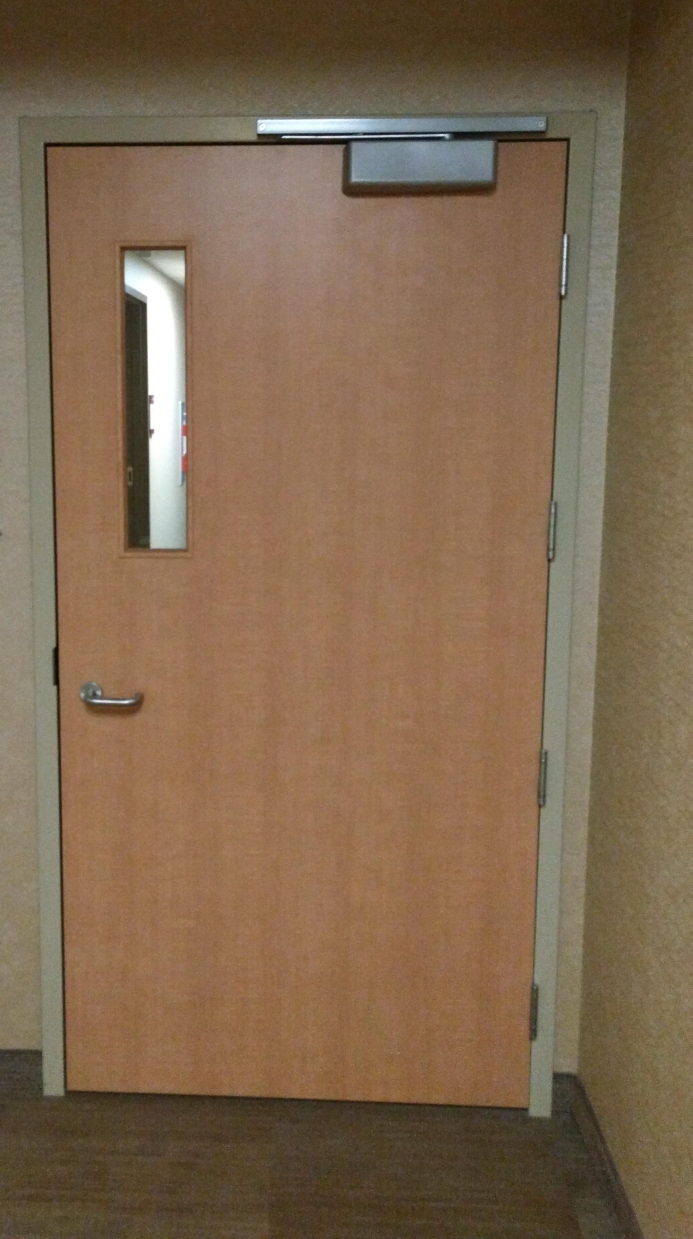
#> input picture door2.jpg, 2077 x 3717 px (shown at 1/3 size)
$ python corners.py
#> lines starting #> are read from the running program, lines starting #| are printed output that depends on the picture; after the words box and inside, x2 and y2 are one past the last pixel; in counts of white or black regions, pixels touching at a corner belong together
import cv2
import numpy as np

img =cv2.imread(r"door2.jpg")
#> img is the input picture: shape (3717, 2077, 3); mean B, G, R 79.2, 103.8, 127.5

img = cv2.resize(img, (0, 0), None, .25, .25)
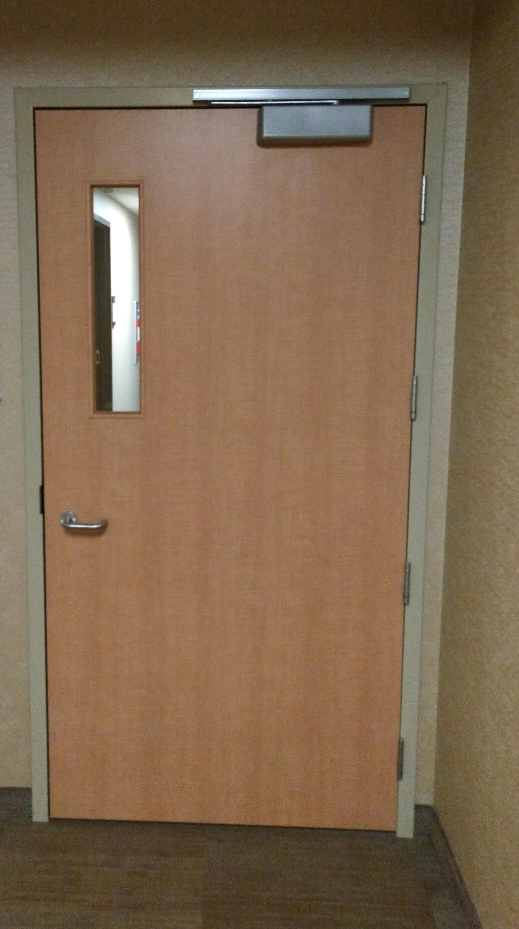
#> img: shape (929, 519, 3); mean B, G, R 79.3, 103.9, 127.6

gray = cv2.cvtColor(img,cv2.COLOR_BGR2GRAY)    #--- convert to grayscale
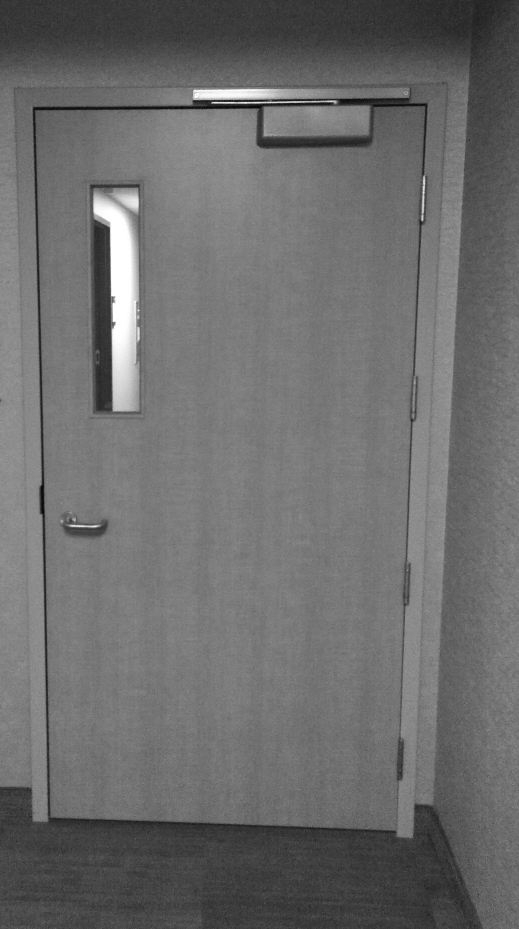
#> gray: shape (929, 519); min 8, max 255, mean 108.2

gaussian = cv2.GaussianBlur(gray, (5,5), 0.8)

th = cv2.adaptiveThreshold(gaussian,255,cv2.ADAPTIVE_THRESH_GAUSSIAN_C,\
            cv2.THRESH_BINARY,5,5)
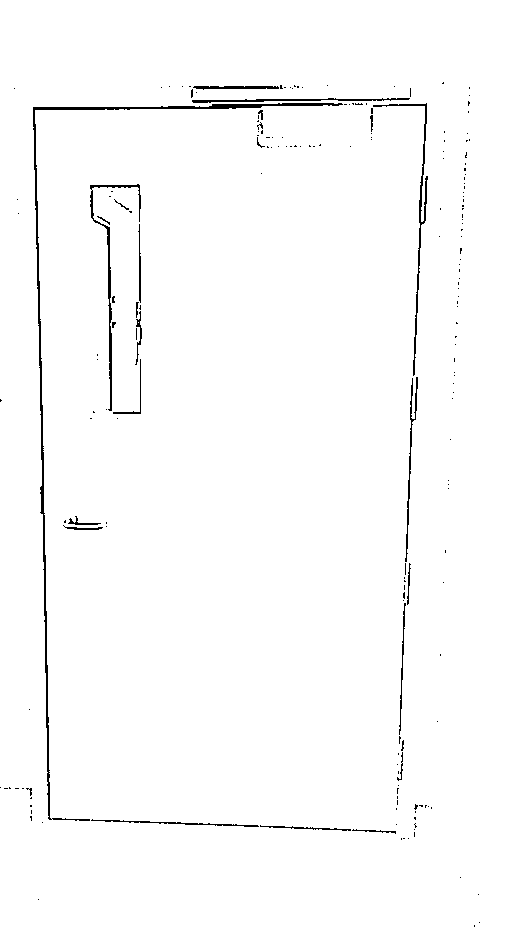
#> th: shape (929, 519); 98.5% white; black in thin lines or dots, all inside (x1, y1, x2, y2) = (0, 82, 480, 927)

edges = cv2.Canny(th,250,500)
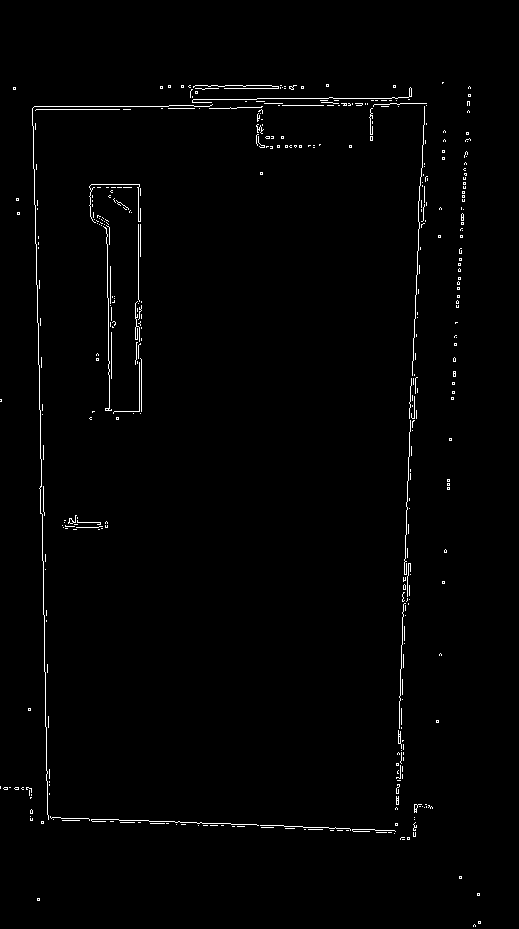
#> edges: shape (929, 519); 1.2% white in thin lines or dots, all inside (x1, y1, x2, y2) = (0, 82, 481, 927)

corners = cv2.goodFeaturesToTrack(edges, 10, 0.1, 100)
#> corners = [[319, 144], [442, 82], [398, 775], [405, 591], [137, 409], [138, 186], [68, 523], [112, 302], [30, 798], [411, 419]]
corners = np.int0(corners)

img2=img.copy()

for corner in corners:
    x,y = corner.ravel()
    cv2.circle(img,(x,y),3,255,-1)
#> this loop made 10 passes
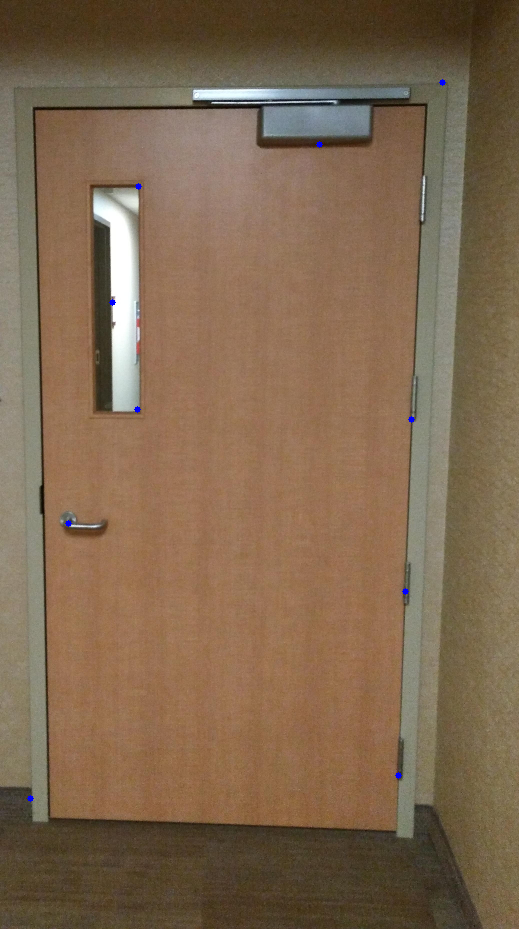
#> img: shape (929, 519, 3); 0.06% of pixels changed, all inside (x1, y1, x2, y2) = (27, 79, 446, 802)

cv2.imshow('Corner',img)
cv2.waitKey(0)

$ run again, with door.jpg copied over door2.jpg
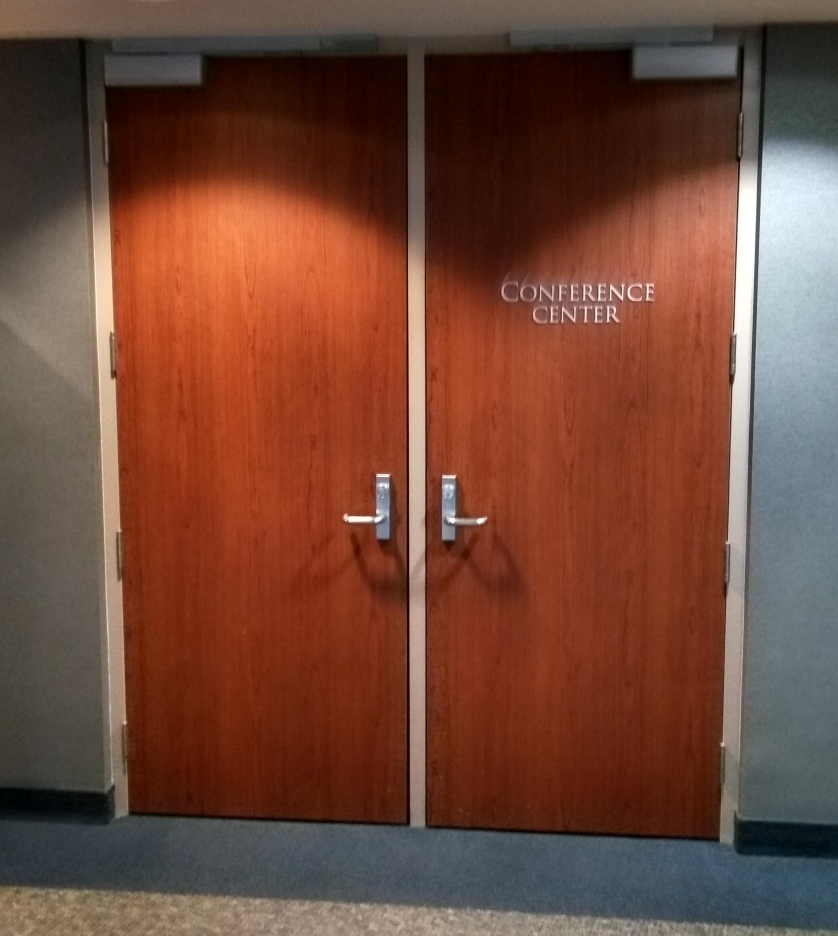
#> input picture door.jpg, 2514 x 2806 px (shown at 1/3 size)
#> img is the input picture: shape (2806, 2514, 3); mean B, G, R 57, 71.9, 113.7
#> `th = cv2.adaptiveThreshold(gaussian,255,cv2.ADAPTIVE_THRESH_GAUSSIAN_C..`:
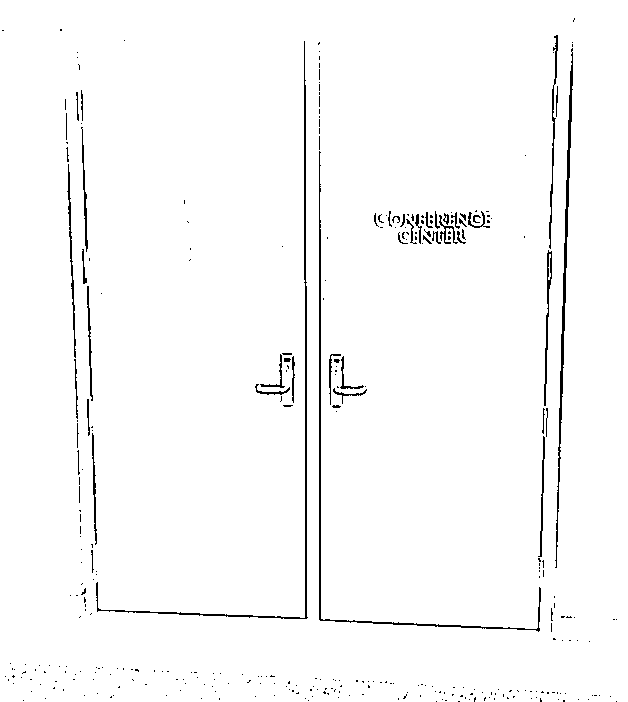
#> th: shape (702, 628); 97.9% white; black in thin lines or dots
#> edges: shape (702, 628); 1.8% white in thin lines or dots
#> corners = [[416, 236], [439, 691], [53, 687], [343, 386], [535, 626], [302, 615], [82, 124], [93, 573], [81, 467], [547, 436]]
#> the loop `for corner in corners:` made 10 passes
#> after the loop `for corner in corners:`:
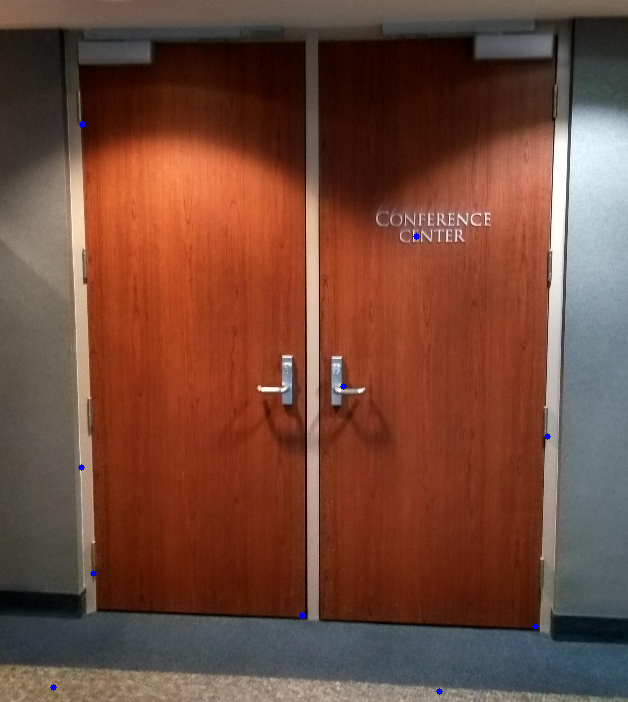
#> img: shape (702, 628, 3); mean B, G, R 57.3, 72, 113.8

$ run again, with door_image1.jpg copied over door2.jpg
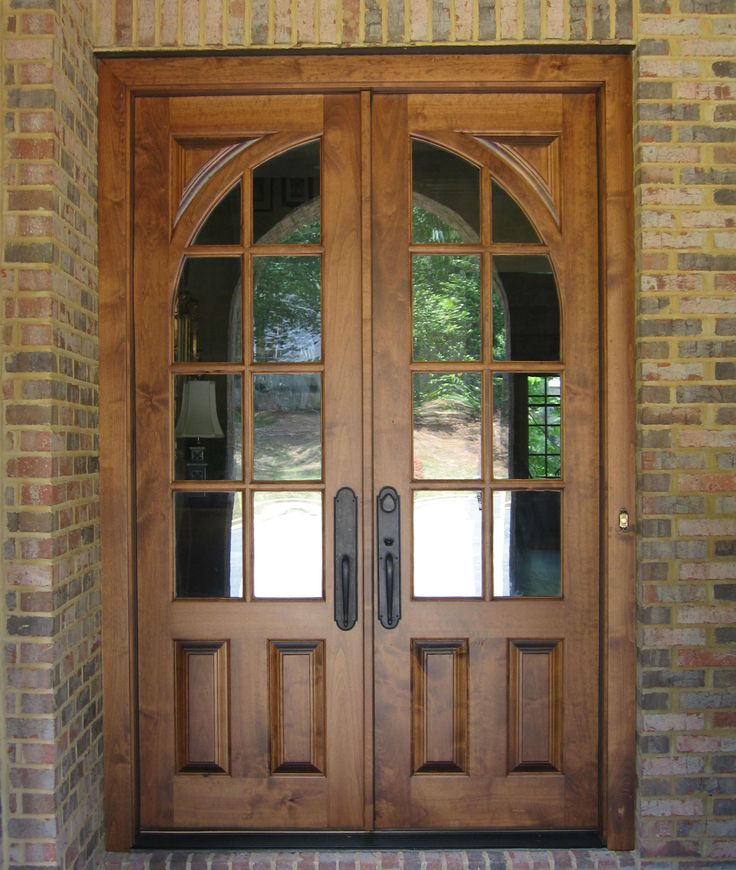
#> input picture door_image1.jpg, 736 x 870 px
#> img is the input picture: shape (870, 736, 3); mean B, G, R 76, 100, 122.1
#> `th = cv2.adaptiveThreshold(gaussian,255,cv2.ADAPTIVE_THRESH_GAUSSIAN_C..`:
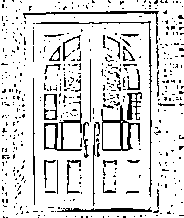
#> th: shape (218, 184); 86.6% white; black in thin lines or dots
#> edges: shape (218, 184); 15.3% white in thin lines or dots
#> corners = [[180, 16], [74, 116], [167, 153], [31, 10], [15, 202]]
#> the loop `for corner in corners:` made 5 passes
#> after the loop `for corner in corners:`:
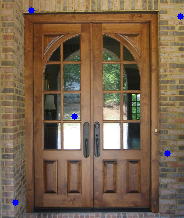
#> img: shape (218, 184, 3); mean B, G, R 76.9, 99.8, 121.8

$ run again, with door_image16.jpg copied over door2.jpg
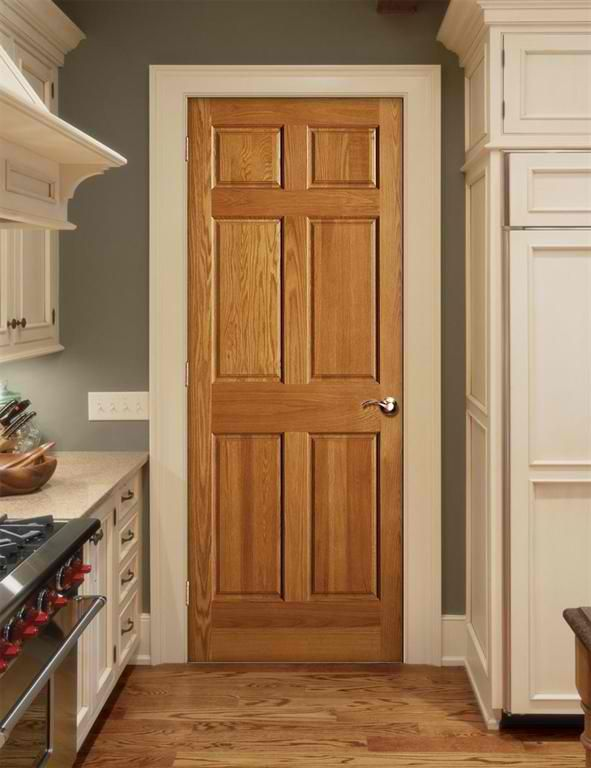
#> input picture door_image16.jpg, 591 x 768 px
#> img is the input picture: shape (768, 591, 3); mean B, G, R 89.9, 123.1, 156.1
#> `th = cv2.adaptiveThreshold(gaussian,255,cv2.ADAPTIVE_THRESH_GAUSSIAN_C..`:
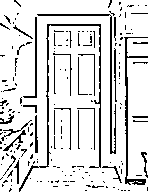
#> th: shape (192, 148); 86.2% white; black in thin lines or dots
#> edges: shape (192, 148); 13.6% white in thin lines or dots
#> corners = [[7, 139], [66, 39], [143, 180]]
#> the loop `for corner in corners:` made 3 passes
#> after the loop `for corner in corners:`:
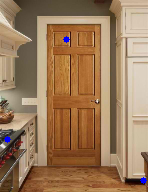
#> img: shape (192, 148, 3); mean B, G, R 90.6, 122.9, 155.8
